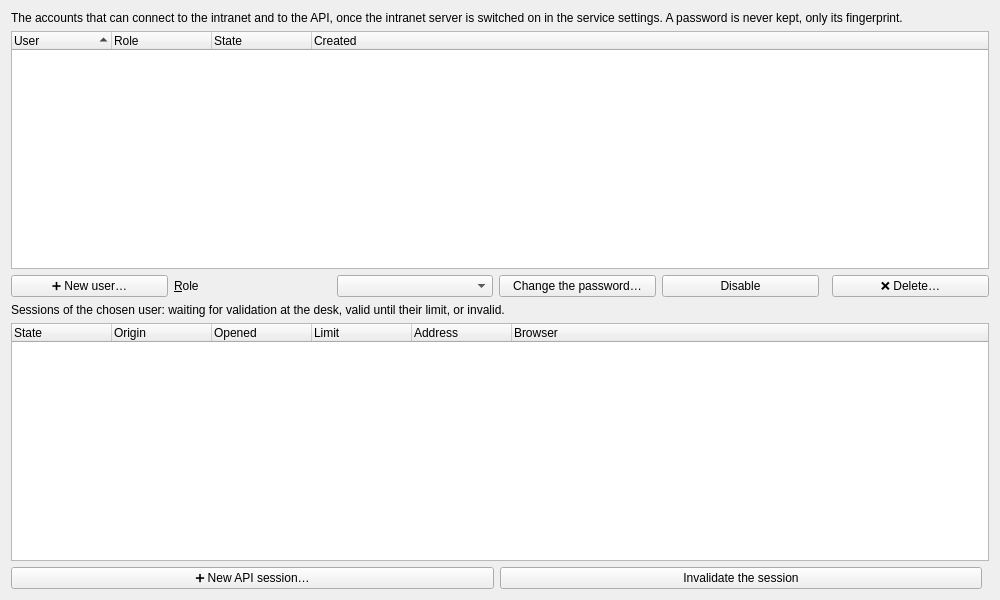
<?xml version="1.0" encoding="UTF-8"?>
<ui version="4.0">
 <class>ApiScreen</class>
 <widget class="QWidget" name="ApiScreen">
  <property name="geometry">
   <rect>
    <x>0</x>
    <y>0</y>
    <width>1000</width>
    <height>600</height>
   </rect>
  </property>
  <layout class="QVBoxLayout" name="arrangement">
   <item>
    <widget class="QLabel" name="introduction">
     <property name="text">
      <string>The accounts that can connect to the intranet and to the API, once the intranet server is switched on in the service settings. A password is never kept, only its fingerprint.</string>
     </property>
     <property name="wordWrap">
      <bool>true</bool>
     </property>
    </widget>
   </item>
   <item>
    <widget class="QTreeWidget" name="users">
     <property name="editTriggers">
      <set>QAbstractItemView::EditTrigger::NoEditTriggers</set>
     </property>
     <property name="alternatingRowColors">
      <bool>true</bool>
     </property>
     <property name="rootIsDecorated">
      <bool>false</bool>
     </property>
     <property name="sortingEnabled">
      <bool>true</bool>
     </property>
     <column>
      <property name="text">
       <string>User</string>
      </property>
     </column>
     <column>
      <property name="text">
       <string>Role</string>
      </property>
     </column>
     <column>
      <property name="text">
       <string>State</string>
      </property>
     </column>
     <column>
      <property name="text">
       <string>Created</string>
      </property>
     </column>
    </widget>
   </item>
   <item>
    <layout class="QHBoxLayout" name="actions">
     <item>
      <widget class="QPushButton" name="new_user">
       <property name="text">
        <string>➕ New user…</string>
       </property>
      </widget>
     </item>
     <item>
      <widget class="QLabel" name="role_label">
       <property name="text">
        <string>&amp;Role</string>
       </property>
       <property name="buddy">
        <cstring>role</cstring>
       </property>
      </widget>
     </item>
     <item>
      <widget class="QComboBox" name="role"/>
     </item>
     <item>
      <widget class="QPushButton" name="change_password">
       <property name="text">
        <string>Change the password…</string>
       </property>
      </widget>
     </item>
     <item>
      <widget class="QPushButton" name="disable">
       <property name="text">
        <string>Disable</string>
       </property>
      </widget>
     </item>
     <item>
      <spacer name="space">
       <property name="orientation">
        <enum>Qt::Orientation::Horizontal</enum>
       </property>
      </spacer>
     </item>
     <item>
      <widget class="QPushButton" name="delete">
       <property name="text">
        <string>❌ Delete…</string>
       </property>
      </widget>
     </item>
    </layout>
   </item>
   <item>
    <widget class="QLabel" name="sessions_label">
     <property name="text">
      <string>Sessions of the chosen user: waiting for validation at the desk, valid until their limit, or invalid.</string>
     </property>
     <property name="wordWrap">
      <bool>true</bool>
     </property>
    </widget>
   </item>
   <item>
    <widget class="QTreeWidget" name="sessions">
     <property name="editTriggers">
      <set>QAbstractItemView::EditTrigger::NoEditTriggers</set>
     </property>
     <property name="alternatingRowColors">
      <bool>true</bool>
     </property>
     <property name="rootIsDecorated">
      <bool>false</bool>
     </property>
     <column>
      <property name="text">
       <string>State</string>
      </property>
     </column>
     <column>
      <property name="text">
       <string>Origin</string>
      </property>
     </column>
     <column>
      <property name="text">
       <string>Opened</string>
      </property>
     </column>
     <column>
      <property name="text">
       <string>Limit</string>
      </property>
     </column>
     <column>
      <property name="text">
       <string>Address</string>
      </property>
     </column>
     <column>
      <property name="text">
       <string>Browser</string>
      </property>
     </column>
    </widget>
   </item>
   <item>
    <layout class="QHBoxLayout" name="session_actions">
     <item>
      <widget class="QPushButton" name="new_session">
       <property name="text">
        <string>➕ New API session…</string>
       </property>
      </widget>
     </item>
     <item>
      <widget class="QPushButton" name="invalidate_session">
       <property name="text">
        <string>Invalidate the session</string>
       </property>
      </widget>
     </item>
     <item>
      <spacer name="session_space">
       <property name="orientation">
        <enum>Qt::Orientation::Horizontal</enum>
       </property>
      </spacer>
     </item>
    </layout>
   </item>
  </layout>
 </widget>
 <resources/>
 <connections/>
</ui>
